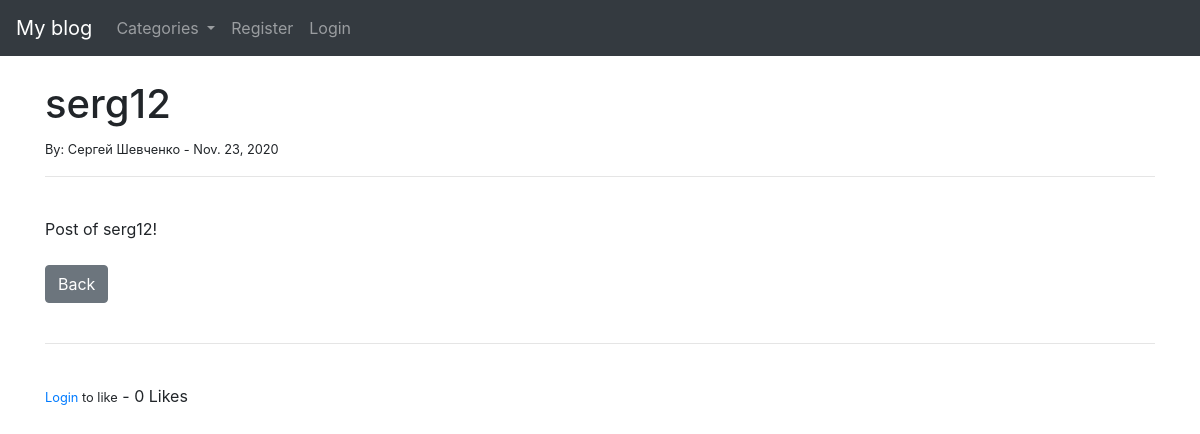
Page /article/6 on the committed database.
### theblog/models.py (models this page shows, shortened)
class Post(models.Model):
    title = models.CharField(max_length=255)
    title_tag = models.CharField(max_length=255, default="My blog")
    author = models.ForeignKey(User, on_delete=models.CASCADE)
    body = RichTextField(blank=True, null=True)
    post_date = models.DateField(auto_now_add=True)
    category = models.CharField(max_length=255, default='coding')
    snippet = models.CharField(max_length=255)
    likes = models.ManyToManyField(User, related_name='blog_posts')
    def total_likes(self):
        return self.likes.count()

### theblog/views.py (the view)
# urls.py: path('article/<int:pk>', ArticleDetailView.as_view(), name='article_detail'),
class ArticleDetailView(DetailView):
    model = Post
    template_name = 'article_detail.html'
    def get_context_data(self, *args, **kwargs):
        cat_menu = Category.objects.all()
        context = super(ArticleDetailView, self).get_context_data(*args, **kwargs)
        stuff = get_object_or_404(Post, id=self.kwargs['pk'])
        total_likes = stuff.total_likes()
        liked = False
        if stuff.likes.filter(id=self.request.user.id).exists():
            liked = True
        context['cat_menu'] = cat_menu
        context['total_likes'] = total_likes
        context['liked'] = liked
        return context

### theblog/models.py (called while the page is built)
    def __str__(self):
        return self.name

### theblog/templates/article_detail.html (shortened to what this page needs)
{% extends 'base.html'  %}
{% block content %}
    <h1>{{ post.title }}</h1>
    <small>By:
        {{ post.author.first_name }}
        {{ post.author.last_name }} -
        {{ post.post_date }}
    </small><br/>
    <hr>
    <br/>
    {{ post.body|safe }}
    <br/><br/>
    <a href="{% url 'home' %}" class="btn btn-secondary">Back</a>
    <br/><br/>
    <hr>
    <br/>
    <form action="{% url 'like_post' post.pk %}" method="POST">
        {% if user.is_authenticated %}
            {% if liked %}
                <button type='submit', name='post_id', value="{{ post.id }}", class='btn btn-danger btn-sm'>Unlike</button>
            {% else %}
                <button type='submit', name='post_id', value="{{ post.id }}", class='btn btn-primary btn-sm'>Like</button>
            {% endif %}
        {% else %}
            <small><a href="{% url 'login' %}">Login</a> to like</small>
        {% endif %}
            - {{ total_likes }} Likes
    </form>
{% endblock %}

### rows in the picture
Post: title "serg12", author.first_name "Сергей", author.last_name "Шевченко", post_date "Nov. 23, 2020", body "Post of serg12!"

### other values in the picture
{{ total_likes }} "0"
